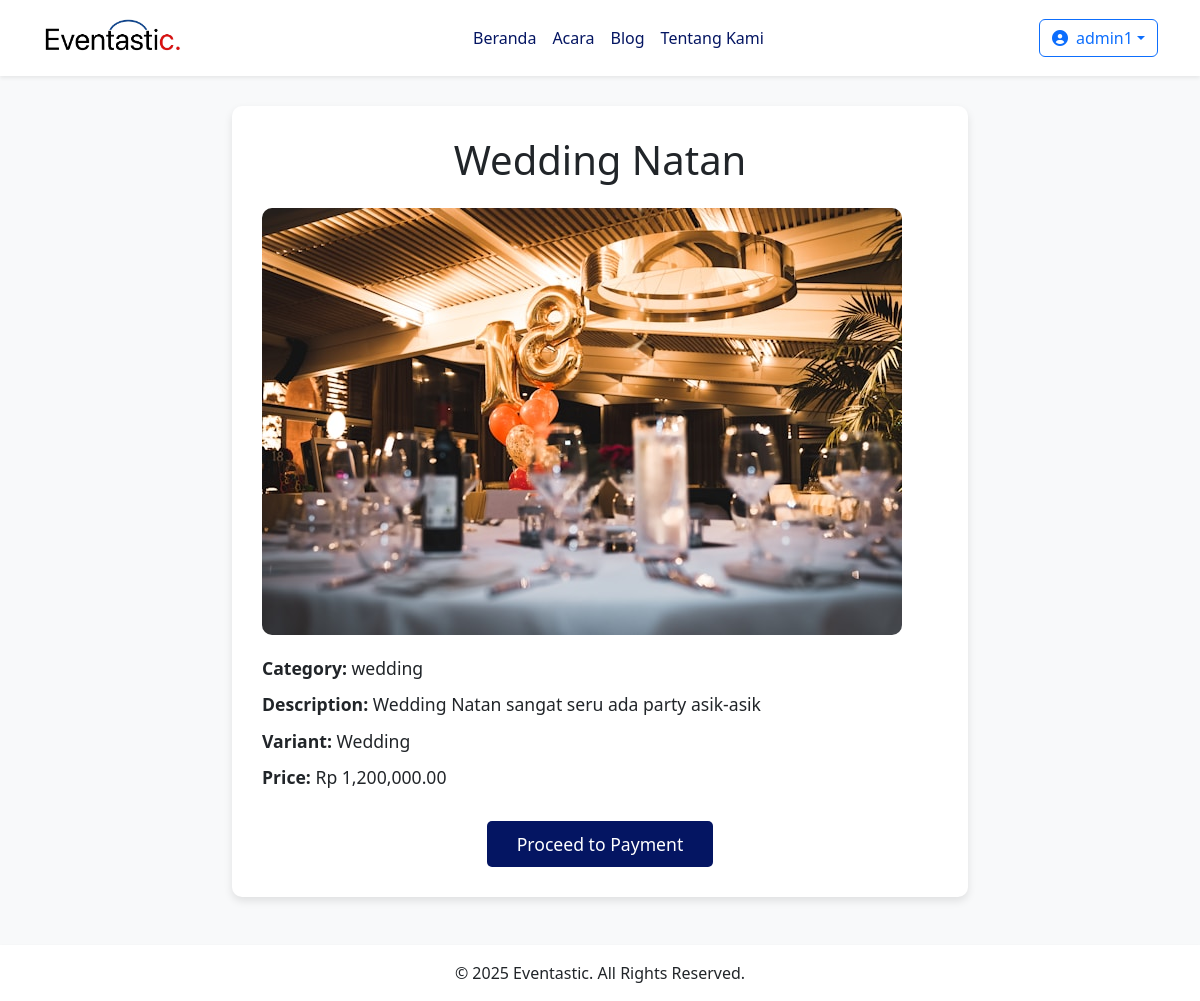
Screenshot of /detail_event.php?event_id=4 (signed in) with the database file from the repository.
### tables this page shows
CREATE TABLE `events` (
  `event_id` int(11) NOT NULL,
  `EventName` varchar(255) NOT NULL,
  `EventImage` varchar(255) NOT NULL,
  `EventCategory` varchar(255) NOT NULL,
  `EventDescription` text DEFAULT NULL,
  `EventVariant` varchar(255) DEFAULT NULL,
  `EventPricePerVariant` decimal(10,2) DEFAULT NULL
);

### detail_event.php (the view, shortened to what this page needs)
<?php
include 'config.php';
if (isset($_GET['event_id'])) {
    $event_id = $_GET['event_id'];
    $query = "SELECT * FROM events WHERE event_id = ?";
    $stmt = $conn->prepare($query);
    $stmt->bind_param("i", $event_id);
    $stmt->execute();
    $result = $stmt->get_result();
    $event = $result->fetch_assoc();
} else {
    echo "No event selected.";
    exit();
}
?>
<!DOCTYPE html>
<html lang="en">
<head>
    <link href="https://cdn.jsdelivr.net/npm/bootstrap@5.3.0-alpha1/dist/css/bootstrap.min.css" rel="stylesheet">
    <link href="https://cdnjs.cloudflare.com/ajax/libs/font-awesome/6.0.0-beta3/css/all.min.css" rel="stylesheet">
</head>
<body>
<nav class="navbar navbar-expand-lg navbar-light bg-white shadow-sm">
    <div class="container">
        <a class="navbar-brand" href="index.php">
            <img src="img/fix1logotai_page-0001.jpg" alt="Eventastic Logo" style="height: 50px;">
        </a>
        <div class="collapse navbar-collapse" id="navbarNav">
            <ul class="navbar-nav mx-auto">
                <li class="nav-item"><a class="nav-link" href="index.php" style="color: #041562;">Beranda</a></li>
                <li class="nav-item"><a class="nav-link" href="event.php" style="color: #041562;">Acara</a></li>
                <li class="nav-item"><a class="nav-link" href="blog.php" style="color: #041562;">Blog</a></li>
                <li class="nav-item"><a class="nav-link" href="about.php" style="color: #041562;">Tentang Kami</a></li>
            </ul>
            <div class="d-flex">
                <?php
                if (isset($_SESSION['username'])) {
                    echo '
                    <div class="dropdown">
                        <a class="btn btn-outline-primary dropdown-toggle d-flex align-items-center" href="#" role="button"
                            id="profileDropdown" data-bs-toggle="dropdown" aria-expanded="false">
                            <i class="fas fa-user-circle me-2"></i>
                            ' . htmlspecialchars($_SESSION['username']) . '
                        </a>
                        <ul class="dropdown-menu dropdown-menu-end" aria-labelledby="profileDropdown">
                            <li><a class="dropdown-item" href="payment_history.php">Riwayat Pembayaran</a></li>
                            <li><hr class="dropdown-divider"></li>
                            <li><a class="dropdown-item text-danger" href="logout.php">Keluar</a></li>
                        </ul>
                    </div>';
                } else {
                    echo '<a class="btn btn-outline-primary ms-2" href="login.php">Masuk</a>';
                }
                ?>
            </div>
        </div>
    </div>
</nav>
    <div class="container">
        <div class="row justify-content-center">
            <div class="col-lg-8">
                <div class="event-details">
                    <h1 class="text-center mb-4"><?php echo htmlspecialchars($event['EventName']); ?></h1>
                    <img src="<?php echo htmlspecialchars($event['EventImage']); ?>" alt="Event Image" class="event-image">
                    <div class="event-info">
                        <p><strong>Category:</strong> <?php echo htmlspecialchars($event['EventCategory']); ?></p>
                        <p><strong>Description:</strong> <?php echo htmlspecialchars($event['EventDescription']); ?></p>
                        <p><strong>Variant:</strong> <?php echo htmlspecialchars($event['EventVariant']); ?></p>
                        <p><strong>Price:</strong> Rp <?php echo number_format($event['EventPricePerVariant'], 2); ?></p>
                    </div>
                    <div class="text-center">
                        <a href="payment.php?event_id=<?php echo $event_id; ?>" class="btn-payment">Proceed to Payment</a>
                    </div>
                </div>
            </div>
        </div>
    </div>
    <footer class="text-center py-3 bg-white shadow-sm mt-5">
        <p class="mb-0">&copy; 2025 Eventastic. All Rights Reserved.</p>
    </footer>
</body>
</html>

### detail_event.php (style rules this page uses)
body { background-color: #f8f9fa; }
.event-details { background-color: #ffffff; border-radius: 10px; box-shadow: 0 4px 8px rgba(0, 0, 0, 0.1); padding: 30px; margin-top: 30px; }
.event-image { border-radius: 10px; max-width: 100%; height: auto; }
.event-info { margin-top: 20px; }
.event-info p { font-size: 1.1rem; margin-bottom: 10px; }
.btn-payment { background-color: #041562; color: #ffffff; padding: 10px 30px; font-size: 1.1rem; border-radius: 5px; text-decoration: none; display: inline-block; margin-top: 20px; }

### rows the page displays
events: EventName "Wedding Natan", EventImage (picture), EventCategory "wedding", EventDescription "Wedding Natan sangat seru ada party asik-asik", EventVariant "Wedding", EventPricePerVariant "1,200,000.00"

### other values shown
$_SESSION['username'] "admin1"
